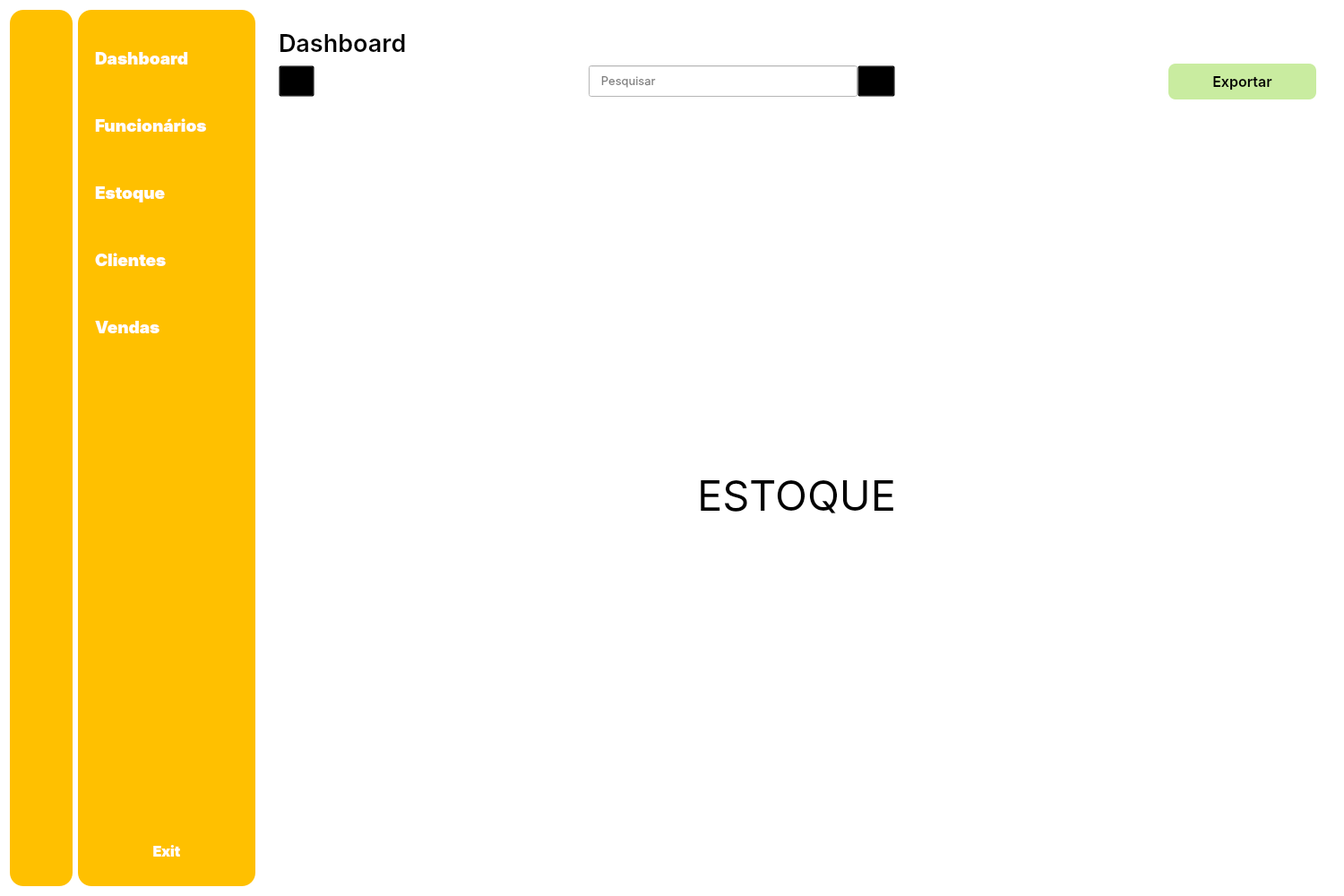
<?xml version="1.0" encoding="UTF-8"?>
<ui version="4.0">
 <class>Dialog</class>
 <widget class="QDialog" name="Dialog">
  <property name="geometry">
   <rect>
    <x>0</x>
    <y>0</y>
    <width>1500</width>
    <height>1000</height>
   </rect>
  </property>
  <property name="minimumSize">
   <size>
    <width>1500</width>
    <height>1000</height>
   </size>
  </property>
  <property name="maximumSize">
   <size>
    <width>1500</width>
    <height>1000</height>
   </size>
  </property>
  <property name="windowTitle">
   <string>Dialog</string>
  </property>
  <property name="styleSheet">
   <string notr="true">background-color: rgb(255, 255, 255);</string>
  </property>
  <layout class="QGridLayout" name="gridLayout_2">
   <item row="0" column="1">
    <widget class="QWidget" name="full_menu" native="true">
     <property name="styleSheet">
      <string notr="true">background-color: rgb(255, 192, 0);
border-radius: 15px;</string>
     </property>
     <layout class="QGridLayout" name="gridLayout">
      <item row="0" column="0">
       <layout class="QVBoxLayout" name="verticalLayout_2">
        <property name="leftMargin">
         <number>10</number>
        </property>
        <property name="rightMargin">
         <number>10</number>
        </property>
        <property name="bottomMargin">
         <number>10</number>
        </property>
        <item>
         <spacer name="verticalSpacer_9">
          <property name="orientation">
           <enum>Qt::Vertical</enum>
          </property>
          <property name="sizeHint" stdset="0">
           <size>
            <width>20</width>
            <height>40</height>
           </size>
          </property>
         </spacer>
        </item>
        <item>
         <spacer name="verticalSpacer_12">
          <property name="orientation">
           <enum>Qt::Vertical</enum>
          </property>
          <property name="sizeType">
           <enum>QSizePolicy::Fixed</enum>
          </property>
          <property name="sizeHint" stdset="0">
           <size>
            <width>20</width>
            <height>15</height>
           </size>
          </property>
         </spacer>
        </item>
        <item>
         <widget class="QPushButton" name="dashboard_btn_2">
          <property name="minimumSize">
           <size>
            <width>0</width>
            <height>59</height>
           </size>
          </property>
          <property name="font">
           <font>
            <family>Inter Black</family>
            <pointsize>14</pointsize>
           </font>
          </property>
          <property name="styleSheet">
           <string notr="true">QPushButton {
    background-color: transparent;
	color: white;
	text-align: left;
}
</string>
          </property>
          <property name="text">
           <string>Dashboard</string>
          </property>
          <property name="icon">
           <iconset resource="../resources/designer-assets.qrc">
            <normaloff>resources/icons/icons/Component 1.svg</normaloff>
            <normalon>resources/icons/icons/icon-on.svg</normalon>resources/icons/icons/Component 1.svg</iconset>
          </property>
          <property name="iconSize">
           <size>
            <width>50</width>
            <height>50</height>
           </size>
          </property>
          <property name="checkable">
           <bool>true</bool>
          </property>
          <property name="autoExclusive">
           <bool>true</bool>
          </property>
          <property name="autoDefault">
           <bool>true</bool>
          </property>
         </widget>
        </item>
        <item>
         <spacer name="verticalSpacer_13">
          <property name="orientation">
           <enum>Qt::Vertical</enum>
          </property>
          <property name="sizeType">
           <enum>QSizePolicy::Fixed</enum>
          </property>
          <property name="sizeHint" stdset="0">
           <size>
            <width>20</width>
            <height>10</height>
           </size>
          </property>
         </spacer>
        </item>
        <item>
         <widget class="QPushButton" name="employees_btn_2">
          <property name="minimumSize">
           <size>
            <width>0</width>
            <height>59</height>
           </size>
          </property>
          <property name="font">
           <font>
            <family>Inter Black</family>
            <pointsize>14</pointsize>
           </font>
          </property>
          <property name="styleSheet">
           <string notr="true">QPushButton {
    background-color: transparent;
	color: white;
	text-align: left;
}
</string>
          </property>
          <property name="text">
           <string>Funcionários</string>
          </property>
          <property name="icon">
           <iconset resource="../resources/designer-assets.qrc">
            <normaloff>resources/icons/icons/clipboard-list.svg</normaloff>
            <normalon>resources/icons/icons/clipboard-list-on.svg</normalon>resources/icons/icons/clipboard-list.svg</iconset>
          </property>
          <property name="iconSize">
           <size>
            <width>50</width>
            <height>50</height>
           </size>
          </property>
          <property name="checkable">
           <bool>true</bool>
          </property>
          <property name="autoExclusive">
           <bool>true</bool>
          </property>
         </widget>
        </item>
        <item>
         <spacer name="verticalSpacer_14">
          <property name="orientation">
           <enum>Qt::Vertical</enum>
          </property>
          <property name="sizeType">
           <enum>QSizePolicy::Fixed</enum>
          </property>
          <property name="sizeHint" stdset="0">
           <size>
            <width>20</width>
            <height>10</height>
           </size>
          </property>
         </spacer>
        </item>
        <item>
         <widget class="QPushButton" name="stock_btn_2">
          <property name="minimumSize">
           <size>
            <width>0</width>
            <height>59</height>
           </size>
          </property>
          <property name="font">
           <font>
            <family>Inter Black</family>
            <pointsize>14</pointsize>
           </font>
          </property>
          <property name="styleSheet">
           <string notr="true">QPushButton {
    background-color: transparent;
	color: white;
	text-align: left;
}
</string>
          </property>
          <property name="text">
           <string>Estoque</string>
          </property>
          <property name="icon">
           <iconset resource="../resources/designer-assets.qrc">
            <normaloff>resources/icons/icons/package-open.svg</normaloff>
            <normalon>resources/icons/icons/package-open-on.svg</normalon>resources/icons/icons/package-open.svg</iconset>
          </property>
          <property name="iconSize">
           <size>
            <width>50</width>
            <height>50</height>
           </size>
          </property>
          <property name="checkable">
           <bool>true</bool>
          </property>
          <property name="autoExclusive">
           <bool>true</bool>
          </property>
         </widget>
        </item>
        <item>
         <spacer name="verticalSpacer_15">
          <property name="orientation">
           <enum>Qt::Vertical</enum>
          </property>
          <property name="sizeType">
           <enum>QSizePolicy::Fixed</enum>
          </property>
          <property name="sizeHint" stdset="0">
           <size>
            <width>20</width>
            <height>10</height>
           </size>
          </property>
         </spacer>
        </item>
        <item>
         <widget class="QPushButton" name="client_btn_2">
          <property name="minimumSize">
           <size>
            <width>0</width>
            <height>59</height>
           </size>
          </property>
          <property name="font">
           <font>
            <family>Inter Black</family>
            <pointsize>14</pointsize>
           </font>
          </property>
          <property name="styleSheet">
           <string notr="true">QPushButton {
    background-color: transparent;
	color: white;
	text-align: left;
}
</string>
          </property>
          <property name="text">
           <string>Clientes</string>
          </property>
          <property name="icon">
           <iconset resource="../resources/designer-assets.qrc">
            <normaloff>resources/icons/icons/users.svg</normaloff>
            <normalon>resources/icons/icons/users-on.svg</normalon>resources/icons/icons/users.svg</iconset>
          </property>
          <property name="iconSize">
           <size>
            <width>50</width>
            <height>50</height>
           </size>
          </property>
          <property name="checkable">
           <bool>true</bool>
          </property>
          <property name="autoExclusive">
           <bool>true</bool>
          </property>
         </widget>
        </item>
        <item>
         <spacer name="verticalSpacer_16">
          <property name="orientation">
           <enum>Qt::Vertical</enum>
          </property>
          <property name="sizeType">
           <enum>QSizePolicy::Fixed</enum>
          </property>
          <property name="sizeHint" stdset="0">
           <size>
            <width>20</width>
            <height>10</height>
           </size>
          </property>
         </spacer>
        </item>
        <item>
         <widget class="QPushButton" name="sales_btn_2">
          <property name="minimumSize">
           <size>
            <width>0</width>
            <height>59</height>
           </size>
          </property>
          <property name="font">
           <font>
            <family>Inter Black</family>
            <pointsize>14</pointsize>
           </font>
          </property>
          <property name="styleSheet">
           <string notr="true">QPushButton {
    background-color: transparent;
	color: white;
	text-align: left;
}
</string>
          </property>
          <property name="text">
           <string>Vendas</string>
          </property>
          <property name="icon">
           <iconset resource="../resources/designer-assets.qrc">
            <normaloff>resources/icons/icons/shopping-cart.svg</normaloff>
            <normalon>resources/icons/icons/shopping-cart-on.svg</normalon>resources/icons/icons/shopping-cart.svg</iconset>
          </property>
          <property name="iconSize">
           <size>
            <width>50</width>
            <height>50</height>
           </size>
          </property>
          <property name="checkable">
           <bool>true</bool>
          </property>
          <property name="autoExclusive">
           <bool>true</bool>
          </property>
         </widget>
        </item>
        <item>
         <spacer name="verticalSpacer_2">
          <property name="orientation">
           <enum>Qt::Vertical</enum>
          </property>
          <property name="sizeType">
           <enum>QSizePolicy::Fixed</enum>
          </property>
          <property name="sizeHint" stdset="0">
           <size>
            <width>20</width>
            <height>588</height>
           </size>
          </property>
         </spacer>
        </item>
        <item>
         <widget class="QPushButton" name="exit_btn_2">
          <property name="minimumSize">
           <size>
            <width>160</width>
            <height>40</height>
           </size>
          </property>
          <property name="font">
           <font>
            <family>Inter Black</family>
            <pointsize>12</pointsize>
           </font>
          </property>
          <property name="styleSheet">
           <string notr="true">color: #ffffff;</string>
          </property>
          <property name="text">
           <string>Exit</string>
          </property>
          <property name="icon">
           <iconset resource="../resources/designer-assets.qrc">
            <normaloff>resources/icons/icons/x-square.svg</normaloff>resources/icons/icons/x-square.svg</iconset>
          </property>
          <property name="iconSize">
           <size>
            <width>30</width>
            <height>30</height>
           </size>
          </property>
          <property name="checkable">
           <bool>false</bool>
          </property>
          <property name="autoExclusive">
           <bool>false</bool>
          </property>
         </widget>
        </item>
       </layout>
      </item>
     </layout>
    </widget>
   </item>
   <item row="0" column="0">
    <widget class="QWidget" name="icon_only_menu" native="true">
     <property name="styleSheet">
      <string notr="true">background-color: rgb(255, 192, 0);
border-radius: 15px;</string>
     </property>
     <layout class="QHBoxLayout" name="horizontalLayout_5">
      <item>
       <layout class="QVBoxLayout" name="verticalLayout">
        <property name="leftMargin">
         <number>10</number>
        </property>
        <property name="rightMargin">
         <number>10</number>
        </property>
        <property name="bottomMargin">
         <number>10</number>
        </property>
        <item>
         <spacer name="verticalSpacer_8">
          <property name="orientation">
           <enum>Qt::Vertical</enum>
          </property>
          <property name="sizeType">
           <enum>QSizePolicy::Fixed</enum>
          </property>
          <property name="sizeHint" stdset="0">
           <size>
            <width>20</width>
            <height>20</height>
           </size>
          </property>
         </spacer>
        </item>
        <item>
         <widget class="QPushButton" name="dashboard_btn_1">
          <property name="styleSheet">
           <string notr="true">QPushButton {
    background-color: transparent;
}
</string>
          </property>
          <property name="text">
           <string/>
          </property>
          <property name="icon">
           <iconset resource="../resources/designer-assets.qrc">
            <normaloff>resources/icons/icons/Component 1.svg</normaloff>
            <normalon>resources/icons/icons/icon-on.svg</normalon>resources/icons/icons/Component 1.svg</iconset>
          </property>
          <property name="iconSize">
           <size>
            <width>60</width>
            <height>60</height>
           </size>
          </property>
          <property name="checkable">
           <bool>true</bool>
          </property>
          <property name="autoExclusive">
           <bool>true</bool>
          </property>
         </widget>
        </item>
        <item>
         <spacer name="verticalSpacer_3">
          <property name="orientation">
           <enum>Qt::Vertical</enum>
          </property>
          <property name="sizeType">
           <enum>QSizePolicy::Fixed</enum>
          </property>
          <property name="sizeHint" stdset="0">
           <size>
            <width>20</width>
            <height>20</height>
           </size>
          </property>
         </spacer>
        </item>
        <item>
         <widget class="QPushButton" name="employees_btn_1">
          <property name="styleSheet">
           <string notr="true">QPushButton {
    background-color: transparent;
}
</string>
          </property>
          <property name="text">
           <string/>
          </property>
          <property name="icon">
           <iconset resource="../resources/designer-assets.qrc">
            <normaloff>resources/icons/icons/clipboard-list.svg</normaloff>
            <normalon>resources/icons/icons/clipboard-list-on.svg</normalon>resources/icons/icons/clipboard-list.svg</iconset>
          </property>
          <property name="iconSize">
           <size>
            <width>60</width>
            <height>60</height>
           </size>
          </property>
          <property name="checkable">
           <bool>true</bool>
          </property>
          <property name="autoExclusive">
           <bool>true</bool>
          </property>
         </widget>
        </item>
        <item>
         <spacer name="verticalSpacer_4">
          <property name="orientation">
           <enum>Qt::Vertical</enum>
          </property>
          <property name="sizeType">
           <enum>QSizePolicy::Fixed</enum>
          </property>
          <property name="sizeHint" stdset="0">
           <size>
            <width>20</width>
            <height>20</height>
           </size>
          </property>
         </spacer>
        </item>
        <item>
         <widget class="QPushButton" name="stock_btn_1">
          <property name="styleSheet">
           <string notr="true">QPushButton {
    background-color: transparent;
}
</string>
          </property>
          <property name="text">
           <string/>
          </property>
          <property name="icon">
           <iconset resource="../resources/designer-assets.qrc">
            <normaloff>resources/icons/icons/package-open.svg</normaloff>
            <normalon>resources/icons/icons/package-open-on.svg</normalon>resources/icons/icons/package-open.svg</iconset>
          </property>
          <property name="iconSize">
           <size>
            <width>60</width>
            <height>60</height>
           </size>
          </property>
          <property name="checkable">
           <bool>true</bool>
          </property>
          <property name="autoExclusive">
           <bool>true</bool>
          </property>
         </widget>
        </item>
        <item>
         <spacer name="verticalSpacer_10">
          <property name="orientation">
           <enum>Qt::Vertical</enum>
          </property>
          <property name="sizeType">
           <enum>QSizePolicy::Fixed</enum>
          </property>
          <property name="sizeHint" stdset="0">
           <size>
            <width>20</width>
            <height>20</height>
           </size>
          </property>
         </spacer>
        </item>
        <item>
         <spacer name="verticalSpacer_6">
          <property name="orientation">
           <enum>Qt::Vertical</enum>
          </property>
          <property name="sizeHint" stdset="0">
           <size>
            <width>20</width>
            <height>40</height>
           </size>
          </property>
         </spacer>
        </item>
        <item>
         <widget class="QPushButton" name="client_btn_1">
          <property name="styleSheet">
           <string notr="true">QPushButton {
    background-color: transparent;
}

</string>
          </property>
          <property name="text">
           <string/>
          </property>
          <property name="icon">
           <iconset resource="../resources/designer-assets.qrc">
            <normaloff>../resources/icons/icons/users.svg</normaloff>
            <normalon>../resources/icons/icons/users-on.svg</normalon>../resources/icons/icons/users.svg</iconset>
          </property>
          <property name="iconSize">
           <size>
            <width>60</width>
            <height>60</height>
           </size>
          </property>
          <property name="checkable">
           <bool>true</bool>
          </property>
          <property name="autoExclusive">
           <bool>true</bool>
          </property>
         </widget>
        </item>
        <item>
         <spacer name="verticalSpacer_11">
          <property name="orientation">
           <enum>Qt::Vertical</enum>
          </property>
          <property name="sizeType">
           <enum>QSizePolicy::Fixed</enum>
          </property>
          <property name="sizeHint" stdset="0">
           <size>
            <width>20</width>
            <height>20</height>
           </size>
          </property>
         </spacer>
        </item>
        <item>
         <spacer name="verticalSpacer_7">
          <property name="orientation">
           <enum>Qt::Vertical</enum>
          </property>
          <property name="sizeHint" stdset="0">
           <size>
            <width>20</width>
            <height>40</height>
           </size>
          </property>
         </spacer>
        </item>
        <item>
         <widget class="QPushButton" name="sales_btn_1">
          <property name="styleSheet">
           <string notr="true">QPushButton {
    background-color: transparent;
}
</string>
          </property>
          <property name="text">
           <string/>
          </property>
          <property name="icon">
           <iconset resource="../resources/designer-assets.qrc">
            <normaloff>resources/icons/icons/shopping-cart.svg</normaloff>
            <normalon>resources/icons/icons/shopping-cart-on.svg</normalon>resources/icons/icons/shopping-cart.svg</iconset>
          </property>
          <property name="iconSize">
           <size>
            <width>60</width>
            <height>60</height>
           </size>
          </property>
          <property name="checkable">
           <bool>true</bool>
          </property>
          <property name="autoExclusive">
           <bool>true</bool>
          </property>
         </widget>
        </item>
        <item>
         <spacer name="verticalSpacer">
          <property name="orientation">
           <enum>Qt::Vertical</enum>
          </property>
          <property name="sizeHint" stdset="0">
           <size>
            <width>20</width>
            <height>578</height>
           </size>
          </property>
         </spacer>
        </item>
        <item>
         <widget class="QPushButton" name="exit_btn_1">
          <property name="minimumSize">
           <size>
            <width>0</width>
            <height>40</height>
           </size>
          </property>
          <property name="text">
           <string/>
          </property>
          <property name="icon">
           <iconset resource="../resources/designer-assets.qrc">
            <normaloff>resources/icons/icons/x-square.svg</normaloff>resources/icons/icons/x-square.svg</iconset>
          </property>
          <property name="iconSize">
           <size>
            <width>40</width>
            <height>40</height>
           </size>
          </property>
         </widget>
        </item>
       </layout>
      </item>
     </layout>
    </widget>
   </item>
   <item row="0" column="2">
    <widget class="QWidget" name="main_div" native="true">
     <layout class="QVBoxLayout" name="verticalLayout_5">
      <property name="leftMargin">
       <number>20</number>
      </property>
      <property name="topMargin">
       <number>0</number>
      </property>
      <property name="rightMargin">
       <number>20</number>
      </property>
      <property name="bottomMargin">
       <number>0</number>
      </property>
      <item>
       <spacer name="verticalSpacer_5">
        <property name="orientation">
         <enum>Qt::Vertical</enum>
        </property>
        <property name="sizeType">
         <enum>QSizePolicy::Fixed</enum>
        </property>
        <property name="sizeHint" stdset="0">
         <size>
          <width>20</width>
          <height>20</height>
         </size>
        </property>
       </spacer>
      </item>
      <item>
       <widget class="QLabel" name="page_title">
        <property name="font">
         <font>
          <family>Inter SemiBold</family>
          <pointsize>20</pointsize>
         </font>
        </property>
        <property name="text">
         <string>Dashboard</string>
        </property>
       </widget>
      </item>
      <item>
       <widget class="QWidget" name="widget" native="true">
        <layout class="QHBoxLayout" name="horizontalLayout_3">
         <property name="spacing">
          <number>0</number>
         </property>
         <property name="leftMargin">
          <number>0</number>
         </property>
         <property name="topMargin">
          <number>0</number>
         </property>
         <property name="rightMargin">
          <number>0</number>
         </property>
         <property name="bottomMargin">
          <number>0</number>
         </property>
         <item>
          <layout class="QHBoxLayout" name="horizontalLayout_2">
           <item>
            <widget class="QPushButton" name="change_btn">
             <property name="minimumSize">
              <size>
               <width>0</width>
               <height>35</height>
              </size>
             </property>
             <property name="styleSheet">
              <string notr="true">QPushButton {
    background-color: transparent;
}
</string>
             </property>
             <property name="text">
              <string/>
             </property>
             <property name="icon">
              <iconset resource="../resources/designer-assets.qrc">
               <normaloff>resources/icons/icons/align-justify-on.svg</normaloff>
               <normalon>resources/icons/icons/align-justify.svg</normalon>resources/icons/icons/align-justify-on.svg</iconset>
             </property>
             <property name="iconSize">
              <size>
               <width>35</width>
               <height>35</height>
              </size>
             </property>
             <property name="checkable">
              <bool>true</bool>
             </property>
            </widget>
           </item>
           <item>
            <spacer name="horizontalSpacer">
             <property name="orientation">
              <enum>Qt::Horizontal</enum>
             </property>
             <property name="sizeHint" stdset="0">
              <size>
               <width>40</width>
               <height>20</height>
              </size>
             </property>
            </spacer>
           </item>
           <item>
            <layout class="QHBoxLayout" name="horizontalLayout">
             <item>
              <widget class="QLineEdit" name="search_input">
               <property name="minimumSize">
                <size>
                 <width>300</width>
                 <height>35</height>
                </size>
               </property>
               <property name="font">
                <font>
                 <family>Inter</family>
                 <pointsize>10</pointsize>
                </font>
               </property>
               <property name="placeholderText">
                <string>   Pesquisar</string>
               </property>
              </widget>
             </item>
             <item>
              <widget class="QPushButton" name="search_btn">
               <property name="minimumSize">
                <size>
                 <width>0</width>
                 <height>35</height>
                </size>
               </property>
               <property name="font">
                <font>
                 <family>Inter</family>
                </font>
               </property>
               <property name="styleSheet">
                <string notr="true">QPushButton {
    background-color: transparent;
}
</string>
               </property>
               <property name="text">
                <string/>
               </property>
               <property name="icon">
                <iconset resource="../resources/designer-assets.qrc">
                 <normaloff>resources/icons/icons/search.svg</normaloff>resources/icons/icons/search.svg</iconset>
               </property>
               <property name="iconSize">
                <size>
                 <width>30</width>
                 <height>30</height>
                </size>
               </property>
              </widget>
             </item>
            </layout>
           </item>
           <item>
            <spacer name="horizontalSpacer_2">
             <property name="orientation">
              <enum>Qt::Horizontal</enum>
             </property>
             <property name="sizeHint" stdset="0">
              <size>
               <width>268</width>
               <height>20</height>
              </size>
             </property>
            </spacer>
           </item>
           <item>
            <widget class="QPushButton" name="pushButton_14">
             <property name="minimumSize">
              <size>
               <width>165</width>
               <height>40</height>
              </size>
             </property>
             <property name="font">
              <font>
               <family>Inter SemiBold</family>
               <pointsize>12</pointsize>
              </font>
             </property>
             <property name="styleSheet">
              <string notr="true">QPushButton {
	background-color: #C9ECA0;
	border-radius: 8px;
}
</string>
             </property>
             <property name="text">
              <string>Exportar</string>
             </property>
            </widget>
           </item>
          </layout>
         </item>
        </layout>
       </widget>
      </item>
      <item alignment="Qt::AlignHCenter">
       <widget class="QStackedWidget" name="stackedWidget">
        <property name="minimumSize">
         <size>
          <width>1120</width>
          <height>0</height>
         </size>
        </property>
        <property name="font">
         <font>
          <family>Inter</family>
          <pointsize>35</pointsize>
         </font>
        </property>
        <property name="currentIndex">
         <number>2</number>
        </property>
        <widget class="QWidget" name="page">
         <layout class="QGridLayout" name="gridLayout_3">
          <item row="0" column="0" alignment="Qt::AlignHCenter">
           <widget class="QLabel" name="label">
            <property name="font">
             <font>
              <family>Inter</family>
              <pointsize>35</pointsize>
             </font>
            </property>
            <property name="text">
             <string>DASHBOARD</string>
            </property>
           </widget>
          </item>
         </layout>
        </widget>
        <widget class="QWidget" name="page_2">
         <layout class="QGridLayout" name="gridLayout_4">
          <item row="0" column="0" alignment="Qt::AlignHCenter">
           <widget class="QLabel" name="label_2">
            <property name="font">
             <font>
              <family>Inter</family>
              <pointsize>35</pointsize>
             </font>
            </property>
            <property name="text">
             <string>FUNCIONÁRIOS</string>
            </property>
           </widget>
          </item>
         </layout>
        </widget>
        <widget class="QWidget" name="page_3">
         <layout class="QGridLayout" name="gridLayout_5">
          <item row="0" column="0" alignment="Qt::AlignHCenter">
           <widget class="QLabel" name="label_3">
            <property name="font">
             <font>
              <family>Inter</family>
              <pointsize>35</pointsize>
             </font>
            </property>
            <property name="text">
             <string>ESTOQUE</string>
            </property>
           </widget>
          </item>
         </layout>
        </widget>
        <widget class="QWidget" name="page_4">
         <widget class="QLabel" name="label_4">
          <property name="geometry">
           <rect>
            <x>400</x>
            <y>340</y>
            <width>241</width>
            <height>71</height>
           </rect>
          </property>
          <property name="font">
           <font>
            <family>Inter</family>
            <pointsize>30</pointsize>
           </font>
          </property>
          <property name="text">
           <string>CLIENTES</string>
          </property>
         </widget>
        </widget>
        <widget class="QWidget" name="page_5">
         <widget class="QLabel" name="label_5">
          <property name="geometry">
           <rect>
            <x>490</x>
            <y>350</y>
            <width>261</width>
            <height>101</height>
           </rect>
          </property>
          <property name="font">
           <font>
            <family>Inter</family>
            <pointsize>35</pointsize>
           </font>
          </property>
          <property name="text">
           <string>VENDAS</string>
          </property>
         </widget>
        </widget>
       </widget>
      </item>
     </layout>
    </widget>
   </item>
  </layout>
 </widget>
 <resources>
  <include location="../resources/designer-assets.qrc"/>
 </resources>
 <connections>
  <connection>
   <sender>change_btn</sender>
   <signal>toggled(bool)</signal>
   <receiver>icon_only_menu</receiver>
   <slot>setVisible(bool)</slot>
   <hints>
    <hint type="sourcelabel">
     <x>372</x>
     <y>97</y>
    </hint>
    <hint type="destinationlabel">
     <x>100</x>
     <y>274</y>
    </hint>
   </hints>
  </connection>
  <connection>
   <sender>change_btn</sender>
   <signal>toggled(bool)</signal>
   <receiver>full_menu</receiver>
   <slot>setHidden(bool)</slot>
   <hints>
    <hint type="sourcelabel">
     <x>353</x>
     <y>98</y>
    </hint>
    <hint type="destinationlabel">
     <x>299</x>
     <y>172</y>
    </hint>
   </hints>
  </connection>
  <connection>
   <sender>dashboard_btn_1</sender>
   <signal>toggled(bool)</signal>
   <receiver>dashboard_btn_2</receiver>
   <slot>setChecked(bool)</slot>
   <hints>
    <hint type="sourcelabel">
     <x>74</x>
     <y>47</y>
    </hint>
    <hint type="destinationlabel">
     <x>176</x>
     <y>69</y>
    </hint>
   </hints>
  </connection>
  <connection>
   <sender>employees_btn_1</sender>
   <signal>toggled(bool)</signal>
   <receiver>employees_btn_2</receiver>
   <slot>setChecked(bool)</slot>
   <hints>
    <hint type="sourcelabel">
     <x>79</x>
     <y>116</y>
    </hint>
    <hint type="destinationlabel">
     <x>168</x>
     <y>114</y>
    </hint>
   </hints>
  </connection>
  <connection>
   <sender>stock_btn_1</sender>
   <signal>toggled(bool)</signal>
   <receiver>stock_btn_2</receiver>
   <slot>setChecked(bool)</slot>
   <hints>
    <hint type="sourcelabel">
     <x>57</x>
     <y>180</y>
    </hint>
    <hint type="destinationlabel">
     <x>178</x>
     <y>181</y>
    </hint>
   </hints>
  </connection>
  <connection>
   <sender>client_btn_1</sender>
   <signal>toggled(bool)</signal>
   <receiver>client_btn_2</receiver>
   <slot>setChecked(bool)</slot>
   <hints>
    <hint type="sourcelabel">
     <x>76</x>
     <y>223</y>
    </hint>
    <hint type="destinationlabel">
     <x>195</x>
     <y>256</y>
    </hint>
   </hints>
  </connection>
  <connection>
   <sender>sales_btn_1</sender>
   <signal>toggled(bool)</signal>
   <receiver>sales_btn_2</receiver>
   <slot>setChecked(bool)</slot>
   <hints>
    <hint type="sourcelabel">
     <x>75</x>
     <y>288</y>
    </hint>
    <hint type="destinationlabel">
     <x>179</x>
     <y>323</y>
    </hint>
   </hints>
  </connection>
  <connection>
   <sender>dashboard_btn_2</sender>
   <signal>toggled(bool)</signal>
   <receiver>dashboard_btn_1</receiver>
   <slot>setChecked(bool)</slot>
   <hints>
    <hint type="sourcelabel">
     <x>179</x>
     <y>36</y>
    </hint>
    <hint type="destinationlabel">
     <x>79</x>
     <y>36</y>
    </hint>
   </hints>
  </connection>
  <connection>
   <sender>employees_btn_2</sender>
   <signal>toggled(bool)</signal>
   <receiver>employees_btn_1</receiver>
   <slot>setChecked(bool)</slot>
   <hints>
    <hint type="sourcelabel">
     <x>172</x>
     <y>96</y>
    </hint>
    <hint type="destinationlabel">
     <x>72</x>
     <y>100</y>
    </hint>
   </hints>
  </connection>
  <connection>
   <sender>stock_btn_2</sender>
   <signal>toggled(bool)</signal>
   <receiver>stock_btn_1</receiver>
   <slot>setChecked(bool)</slot>
   <hints>
    <hint type="sourcelabel">
     <x>166</x>
     <y>156</y>
    </hint>
    <hint type="destinationlabel">
     <x>75</x>
     <y>165</y>
    </hint>
   </hints>
  </connection>
  <connection>
   <sender>client_btn_2</sender>
   <signal>toggled(bool)</signal>
   <receiver>client_btn_1</receiver>
   <slot>setChecked(bool)</slot>
   <hints>
    <hint type="sourcelabel">
     <x>138</x>
     <y>225</y>
    </hint>
    <hint type="destinationlabel">
     <x>79</x>
     <y>229</y>
    </hint>
   </hints>
  </connection>
  <connection>
   <sender>sales_btn_2</sender>
   <signal>toggled(bool)</signal>
   <receiver>sales_btn_1</receiver>
   <slot>setChecked(bool)</slot>
   <hints>
    <hint type="sourcelabel">
     <x>147</x>
     <y>295</y>
    </hint>
    <hint type="destinationlabel">
     <x>81</x>
     <y>262</y>
    </hint>
   </hints>
  </connection>
 </connections>
</ui>
